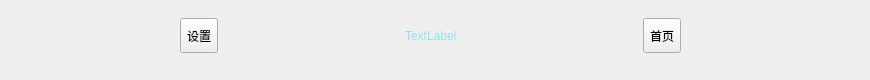
     <widget class="QWidget" name="widget_Top" native="true">
      <property name="sizePolicy">
       <sizepolicy hsizetype="Preferred" vsizetype="Preferred">
        <horstretch>0</horstretch>
        <verstretch>20</verstretch>
       </sizepolicy>
      </property>
      <widget class="QWidget" name="layoutWidget">
       <property name="geometry">
        <rect>
         <x>0</x>
         <y>0</y>
         <width>861</width>
         <height>71</height>
        </rect>
       </property>
       <layout class="QHBoxLayout" name="horizontalLayout">
        <item>
         <spacer name="horizontalSpacer">
          <property name="orientation">
           <enum>Qt::Horizontal</enum>
          </property>
          <property name="sizeHint" stdset="0">
           <size>
            <width>40</width>
            <height>20</height>
           </size>
          </property>
         </spacer>
        </item>
        <item>
         <widget class="QToolButton" name="tbnSetting">
          <property name="minimumSize">
           <size>
            <width>35</width>
            <height>35</height>
           </size>
          </property>
          <property name="styleSheet">
           <string notr="true">bakcground:url(:/icon/设置面板，参数.png);</string>
          </property>
          <property name="text">
           <string>设置</string>
          </property>
         </widget>
        </item>
        <item>
         <spacer name="horizontalSpacer_2">
          <property name="orientation">
           <enum>Qt::Horizontal</enum>
          </property>
          <property name="sizeHint" stdset="0">
           <size>
            <width>40</width>
            <height>20</height>
           </size>
          </property>
         </spacer>
        </item>
        <item>
         <widget class="QLabel" name="label_titile">
          <property name="styleSheet">
           <string notr="true">color: rgb(142, 227, 235);
font: 16pt &quot;微软雅黑&quot;;</string>
          </property>
          <property name="text">
           <string>TextLabel</string>
          </property>
         </widget>
        </item>
        <item>
         <spacer name="horizontalSpacer_4">
          <property name="orientation">
           <enum>Qt::Horizontal</enum>
          </property>
          <property name="sizeHint" stdset="0">
           <size>
            <width>40</width>
            <height>20</height>
           </size>
          </property>
         </spacer>
        </item>
        <item>
         <widget class="QToolButton" name="tbnHome">
          <property name="minimumSize">
           <size>
            <width>35</width>
            <height>35</height>
           </size>
          </property>
          <property name="text">
           <string>首页</string>
          </property>
         </widget>
        </item>
        <item>
         <spacer name="horizontalSpacer_3">
          <property name="orientation">
           <enum>Qt::Horizontal</enum>
          </property>
          <property name="sizeHint" stdset="0">
           <size>
            <width>40</width>
            <height>20</height>
           </size>
          </property>
         </spacer>
        </item>
       </layout>
      </widget>
     </widget>
